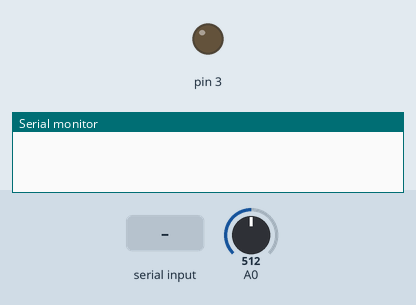
This sketch was run on a simulated Arduino Uno, built with avr-gcc and run on an emulated ATmega328P. On the bench: output pins drawn as LEDs (lit = HIGH), the last lines printed to the serial monitor. Inputs (shaded band) come from the test bench; at power-on: A0 = 512.

Above: at 1.2 s.
1.3 s: "d\n" received over Serial
At 2.5 s:
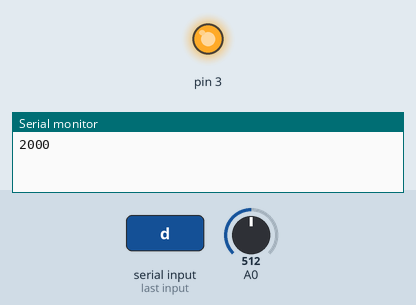
2.8 s: byte 110 ('n') received over Serial
At 3.6 s:
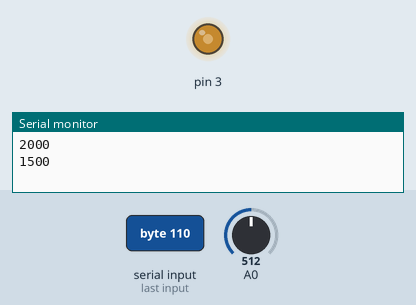
4.3 s: byte 100 ('d') received over Serial
At 4.7 s:
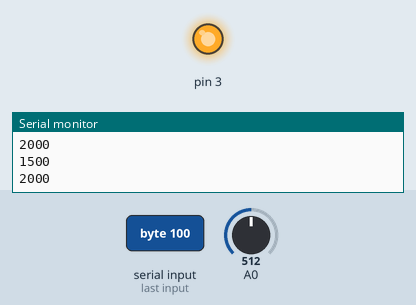
5.8 s: "p\n" received over Serial
At 7.0 s:
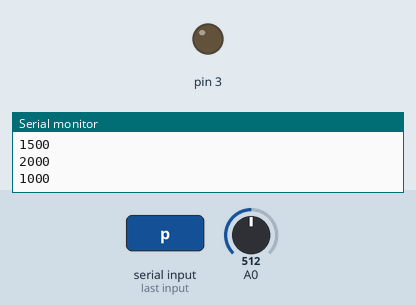
7.3 s: "n\n" received over Serial
At 8.2 s:
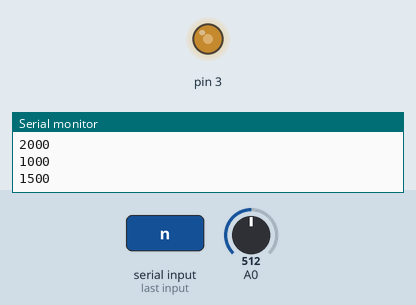
Timing chart, 0 to 9.8 s (numbered marks = the images above; inputs shaded):
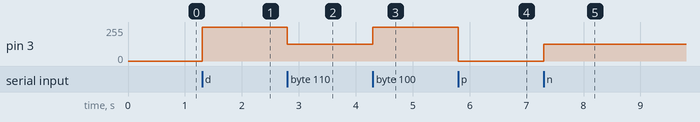

The sketch:

esc_test_2nd2.ino
```cpp
int pot_val = 0;
int output_val = 0;
bool send = false;
char command = ' ';
void setup() {
  // put your setup code here, to run once:
  setPwmFrequency(3, 10000);
  Serial.begin(115200);
}

void loop() {
  // put your main code here, to run repeatedly:
  pot_val = analogRead(0);

  // Empty the command variable, check for new input and decide what to do with it.
  command = ' ';
  if (Serial.available() > 0) {
    command = Serial.read();
  }

  if (command == ' ') {
  }
  else if (command == 'd') {
    output_val = 255;
    send = true;
    Serial.println(2000);
  }
  else if (command == 'n') {
    output_val = 127;
    send = true;
    Serial.println(1500);
  }
  else if (command == 'p') {
    output_val = 0;
    send = true;
    Serial.println(1000);
  }

  //output_val = map(pot_val, 340, 420, 0, 255);
  if (send){
  analogWrite(3,output_val);
  }
  //Serial.println(127);
}

void setPwmFrequency(int pin, int divisor) {
  byte mode;
  if(pin == 5 || pin == 6 || pin == 9 || pin == 10) {
    switch(divisor) {
      case 1: mode = 0x01; break;
      case 8: mode = 0x02; break;
      case 64: mode = 0x03; break;
      case 256: mode = 0x04; break;
      case 1024: mode = 0x05; break;
      default: return;
    }
    if(pin == 5 || pin == 6) {
      TCCR0B = TCCR0B & 0b11111000 | mode;
    } else {
      TCCR1B = TCCR1B & 0b11111000 | mode;
    }
  } else if(pin == 3 || pin == 11) {
    switch(divisor) {
      case 1: mode = 0x01; break;
      case 8: mode = 0x02; break;
      case 32: mode = 0x03; break;
      case 64: mode = 0x04; break;
      case 128: mode = 0x05; break;
      case 256: mode = 0x06; break;
      case 1024: mode = 0x07; break;
      default: return;
    }
    TCCR2B = TCCR2B & 0b11111000 | mode;
  }
}
```

Measured:
- after the input at 1.3 s, pin 3: 0/255 → 255/255 at once
- after the input at 2.8 s, pin 3: 255/255 → 127/255 at once
- after the input at 4.3 s, pin 3: 127/255 → 255/255 at once
- after the input at 5.8 s, pin 3: 255/255 → 0/255 at once
- after the input at 7.3 s, pin 3: 0/255 → 127/255 at once
